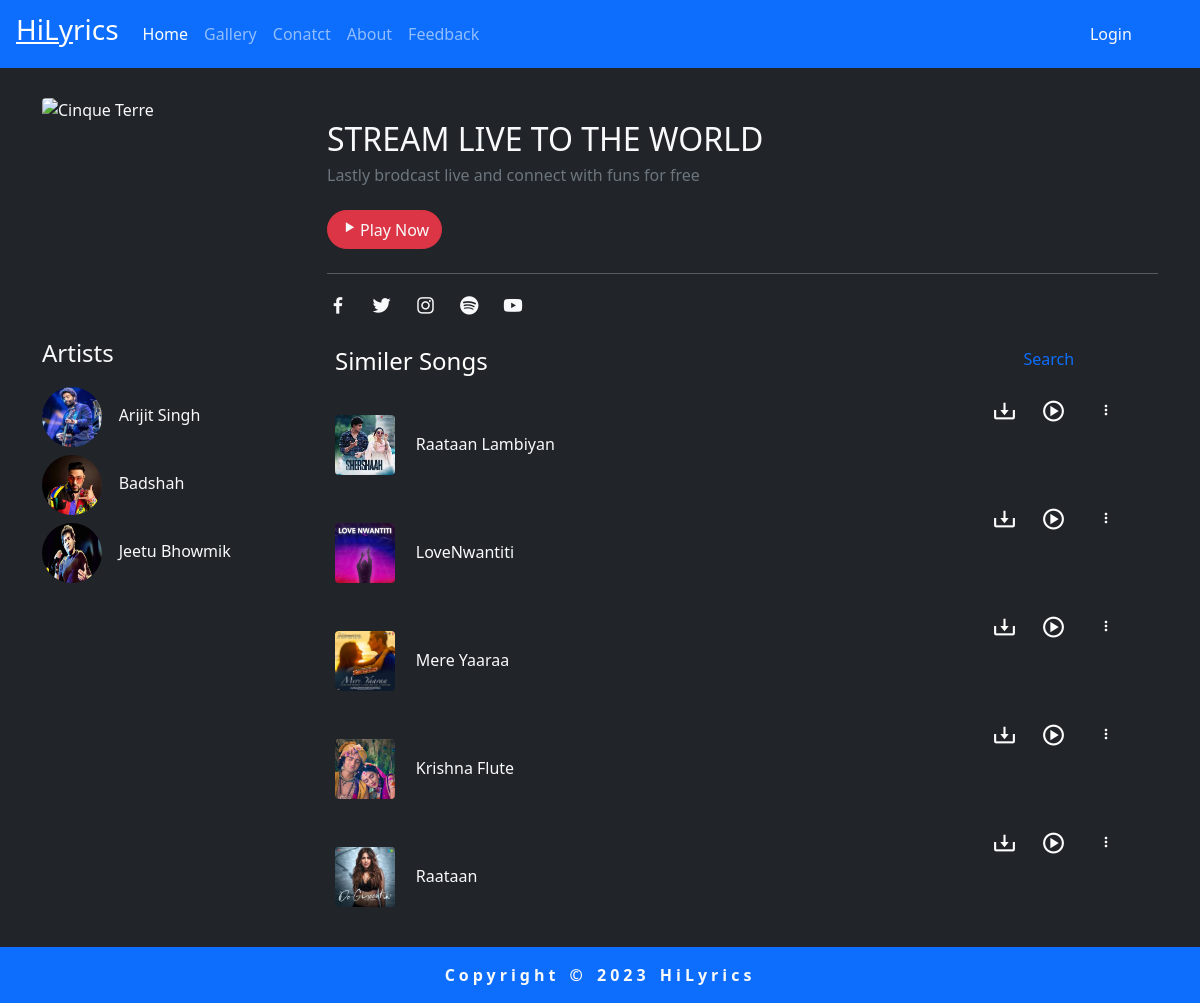
The app's page /view_all_song.php with its own data.
### tables this page shows
CREATE TABLE `artist` (
  `aid` int(11) NOT NULL,
  `anm` varchar(30) NOT NULL,
  `gender` varchar(10) NOT NULL,
  `type` varchar(30) NOT NULL,
  `pic` varchar(30) NOT NULL
);

CREATE TABLE `song` (
  `sid` int(11) NOT NULL,
  `snm` varchar(50) NOT NULL,
  `type` varchar(50) NOT NULL,
  `lang` varchar(50) NOT NULL,
  `aid` int(11) NOT NULL,
  `file` varchar(50) NOT NULL,
  `create_date` timestamp NULL DEFAULT current_timestamp() ON UPDATE current_timestamp(),
  `song_pic` varchar(100) NOT NULL
);

### view_all_song.php (the view, shortened to what this page needs)
<?php
    session_start(); include('head_tag.php');include('nav.php'); include('conn.php');
?>
<!DOCTYPE html>
<html lang="en">
<head>
</head>
<body class="bg-dark text-light">
    <div class="mt-5 container ">
            <div class="row">
                <div class="col-sm-6 col-md-4 col-lg-4 col-xl-3 mt-5">
                        <img src="https://img.freepik.com/premium-photo/music-mind-music-abstract-art-created-with-generative-ai-technology_545448-15311.jpg"  class="img-rounded rounded" alt="Cinque Terre" width="250" height="236">
                </div>
                <div class="col-sm-6 col-md-8 col-lg-8 col-xl-9 mt-5">
                        <h2 class="mt-4 text-uppercase" >stream live to the world</h2>
                        <h6 class="text-secondary mt-2">Lastly brodcast live and connect with funs for free</h6>
                        <a type="button" class="btn btn-danger rounded-pill mt-3"><i style="font-size:20px;" class='bx bx-play'></i>Play Now</a>
                        <hr class="hr-light w-100 font-weight-bolder mt-4 mr-5">
                        <div style="font-size:22px;">
                            <a href="http://www.facebook.com" target="_blank" class=" text-decoration-none text-light"><i class='bx bxl-facebook'></i></a>
                            <a href="https://www.twitter.com" target="_blank" class=" text-decoration-none text-light"><i class='bx bxl-twitter ml-3' ></i></a>
                            <a href="http://www.instragram.com" target="_blank" class=" text-decoration-none text-light"><i class='bx bxl-instagram ml-3'></i></a>
                            <a href="http://www.spotify.com" target="_blank" class=" text-decoration-none text-light"> <i class='bx bxl-spotify ml-3'></i></a>
                            <a href="http://www.youtube.com" target="_blank" class=" text-decoration-none text-light"> <i class='bx bxl-youtube ml-3'></i></a>
                        </div>
                </div>
            </div>
            <div class="row">
                    <div class="col-sm-6 col-md-4 col-lg-4 col-xl-3 ">
                        <h4 class="mt-3 mb-3">Artists</h4>
                        <?php
                            $q1="select * from artist";
                            $res=mysqli_query($conn,$q1) or die("Error!!!");
                            if(mysqli_num_rows($res)>0){
                                while($r=mysqli_fetch_array($res)){
                                    echo "<img src='./pic/$r[4]' class='rounded-circle my-1' alt='Cinque Terre' width='60'  height='60'><span>&nbsp; &nbsp; $r[1]</span><br>";
                                }
                            }
                        ?>
                    </div>
                    <div class="col-sm-6 col-md-8 col-lg-8 col-xl-9 mt-3 ">
                            <table class="table text-white table-borderless">
                                <tr class="mt-5">
                                    <td><h4 >Similer Songs</h4></td>
                                    <td></td>
                                    <td class="float-right ml-5 "><a href="search_song.php" class="text-decoration-none">Search</a></td>
                                </tr>
                            <?php
                                    $q1="Select s.*,a.anm from artist as a,song as s where s.aid=a.aid";
                                    $res=mysqli_query($conn,$q1) or die("Error!!!");
                                    if(mysqli_num_rows($res)>0){
                                        while($r=mysqli_fetch_array($res)){
                                            echo "<tr>";
                                                echo "<td>
                                                        <a href='./card.php?cid=$r[0]' class='text-decoration-none'>
                                                            <img src='./pic/$r[7]' class='rounded my-3' alt='Cinque Terre' width='60' height='60'>
                                                        <span class='text-light'>&nbsp; &nbsp; $r[1]</span></a>
                                                    </td>";
                                                echo "<td>
                                                    <td>
                                                        <div class='float-right'>
                                                            <a class='ml-5 text-decoration-none' href='filedownload.php?f1=".$r[5]."'>
                                                                <i class='bx bx-download ' style='font-size:25px; color:white;'></i>
                                                            </a>
                                                            <a class='ml-3 text-decoration-none float-right' href='view_all_song.php?p1=".$r[0]."'>
                                                                <i class='bx bx-play-circle s1 mx-2' name='a1' style='font-size:25px; color:white;'></i>
                                                            </a>
                                                        </div>";
                                                      echo "</div>
                                                    </td>
                                                    <td>
                                                        <div class='dropdown ml-2' id='d1'>
                                                            <i data-toggle='dropdown' class='bx bx-dots-vertical-rounded'></i>
                                                            <div class='dropdown-menu bg-info' id='menu'>
                                                                <a class='dropdown-item ' href='p_add.php'><i class='bx bx-list-plus' style='font-size:22px; color:black;' ></i>Add To Playlist </a>
                                                                <a class='dropdown-item' href='playlist_report.php'><i class='bx bx-book-reader' style='font-size:22px; color:black;'></i>Reports</a>
                                                                <a class='dropdown-item' href='https://web.whatsapp.com/' target='_blank'><i class='bx bxs-share-alt' style='font-size:22px; color:black;'></i>Share</a>
                                                            </div>
                                                        </div>
                                                    </td>";
                                        echo " </tr>";
                                        }
                                    }
                        ?>
            <footer class="footer"><?php include('footer.php');?></footer>
</body>
</html>

### records on screen
artist: pic (picture), anm "Arijit Singh"
artist: pic (picture), anm "Badshah"
artist: pic (picture), anm "Jeetu Bhowmik"
song: song_pic (picture), snm "Raataan Lambiyan"
song: song_pic (picture), snm "LoveNwantiti"
song: song_pic (picture), snm "Mere Yaaraa"
song: song_pic (picture), snm "Krishna Flute"
song: song_pic (picture), snm "Raataan"
